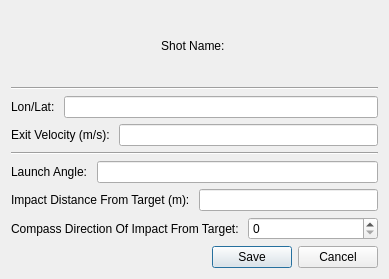
<?xml version="1.0" encoding="UTF-8"?>
<ui version="4.0">
 <class>ShotInfoDialog</class>
 <widget class="QDialog" name="ShotInfoDialog">
  <property name="geometry">
   <rect>
    <x>0</x>
    <y>0</y>
    <width>389</width>
    <height>279</height>
   </rect>
  </property>
  <property name="windowTitle">
   <string>Dialog</string>
  </property>
  <layout class="QVBoxLayout" name="verticalLayout">
   <item>
    <layout class="QHBoxLayout" name="horizontalLayout_2">
     <item>
      <widget class="QLabel" name="shotNameLabel">
       <property name="text">
        <string>Shot Name: </string>
       </property>
       <property name="alignment">
        <set>Qt::AlignCenter</set>
       </property>
      </widget>
     </item>
    </layout>
   </item>
   <item>
    <widget class="Line" name="line">
     <property name="orientation">
      <enum>Qt::Horizontal</enum>
     </property>
    </widget>
   </item>
   <item>
    <layout class="QHBoxLayout" name="horizontalLayout">
     <item>
      <widget class="QLabel" name="label">
       <property name="text">
        <string>Lon/Lat: </string>
       </property>
      </widget>
     </item>
     <item>
      <widget class="QLineEdit" name="targetLatLonLineEdit">
       <property name="readOnly">
        <bool>true</bool>
       </property>
      </widget>
     </item>
    </layout>
   </item>
   <item>
    <layout class="QHBoxLayout" name="horizontalLayout_8">
     <item>
      <widget class="QLabel" name="label_7">
       <property name="text">
        <string>Exit Velocity (m/s): </string>
       </property>
      </widget>
     </item>
     <item>
      <widget class="QLineEdit" name="exitValocityLineEdit">
       <property name="readOnly">
        <bool>true</bool>
       </property>
      </widget>
     </item>
    </layout>
   </item>
   <item>
    <widget class="Line" name="line_2">
     <property name="orientation">
      <enum>Qt::Horizontal</enum>
     </property>
    </widget>
   </item>
   <item>
    <layout class="QHBoxLayout" name="horizontalLayout_7">
     <item>
      <widget class="QLabel" name="label_6">
       <property name="text">
        <string>Launch Angle: </string>
       </property>
      </widget>
     </item>
     <item>
      <widget class="QLineEdit" name="launchAngleineEdit">
       <property name="readOnly">
        <bool>false</bool>
       </property>
      </widget>
     </item>
    </layout>
   </item>
   <item>
    <layout class="QHBoxLayout" name="horizontalLayout_5">
     <item>
      <widget class="QLabel" name="label_4">
       <property name="text">
        <string>Impact Distance From Target (m): </string>
       </property>
      </widget>
     </item>
     <item>
      <widget class="QLineEdit" name="impactDistanceLineEdit"/>
     </item>
    </layout>
   </item>
   <item>
    <layout class="QHBoxLayout" name="horizontalLayout_6">
     <item>
      <widget class="QLabel" name="label_5">
       <property name="text">
        <string>Compass Direction Of Impact From Target: </string>
       </property>
      </widget>
     </item>
     <item>
      <widget class="QSpinBox" name="compassDirectionSpinBox">
       <property name="maximum">
        <number>359</number>
       </property>
      </widget>
     </item>
    </layout>
   </item>
   <item>
    <widget class="QDialogButtonBox" name="buttonBox">
     <property name="orientation">
      <enum>Qt::Horizontal</enum>
     </property>
     <property name="standardButtons">
      <set>QDialogButtonBox::Cancel|QDialogButtonBox::Save</set>
     </property>
    </widget>
   </item>
  </layout>
 </widget>
 <resources/>
 <connections>
  <connection>
   <sender>buttonBox</sender>
   <signal>accepted()</signal>
   <receiver>ShotInfoDialog</receiver>
   <slot>accept()</slot>
   <hints>
    <hint type="sourcelabel">
     <x>248</x>
     <y>254</y>
    </hint>
    <hint type="destinationlabel">
     <x>157</x>
     <y>274</y>
    </hint>
   </hints>
  </connection>
  <connection>
   <sender>buttonBox</sender>
   <signal>rejected()</signal>
   <receiver>ShotInfoDialog</receiver>
   <slot>reject()</slot>
   <hints>
    <hint type="sourcelabel">
     <x>316</x>
     <y>260</y>
    </hint>
    <hint type="destinationlabel">
     <x>286</x>
     <y>274</y>
    </hint>
   </hints>
  </connection>
 </connections>
</ui>
